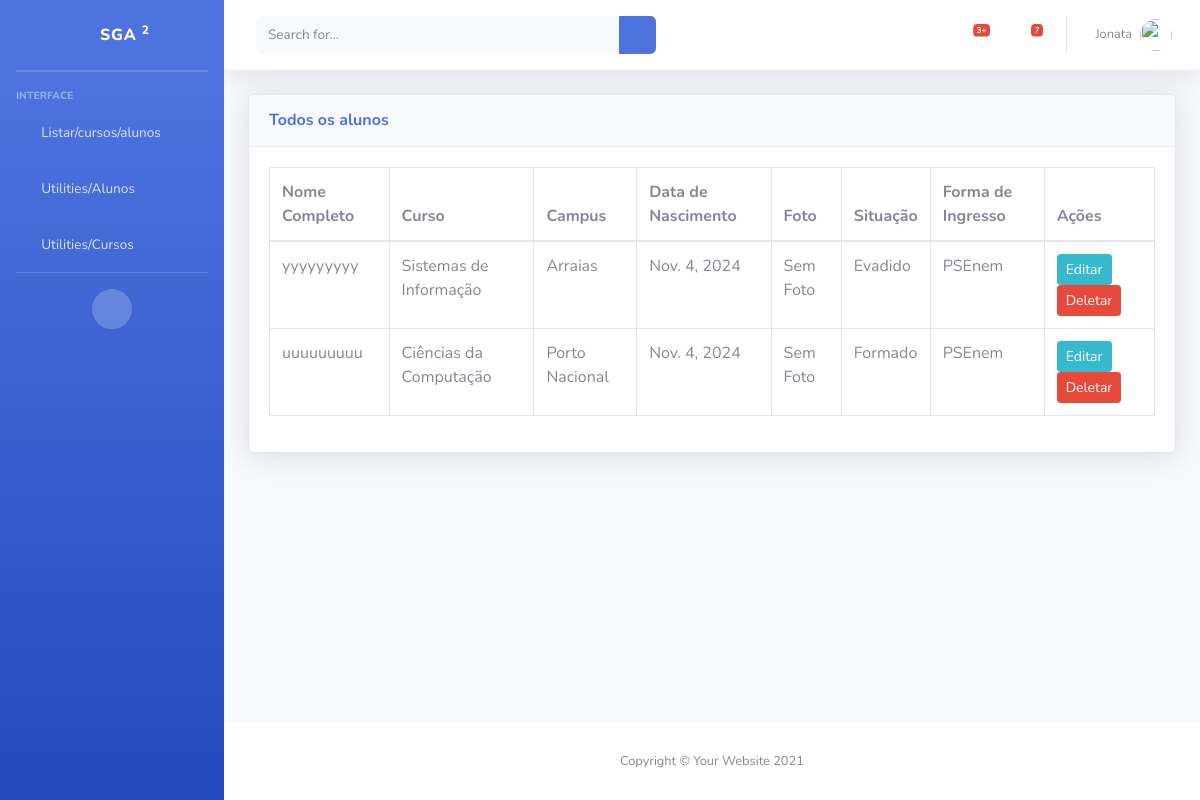
Page /alunos/ on the earlier database version.
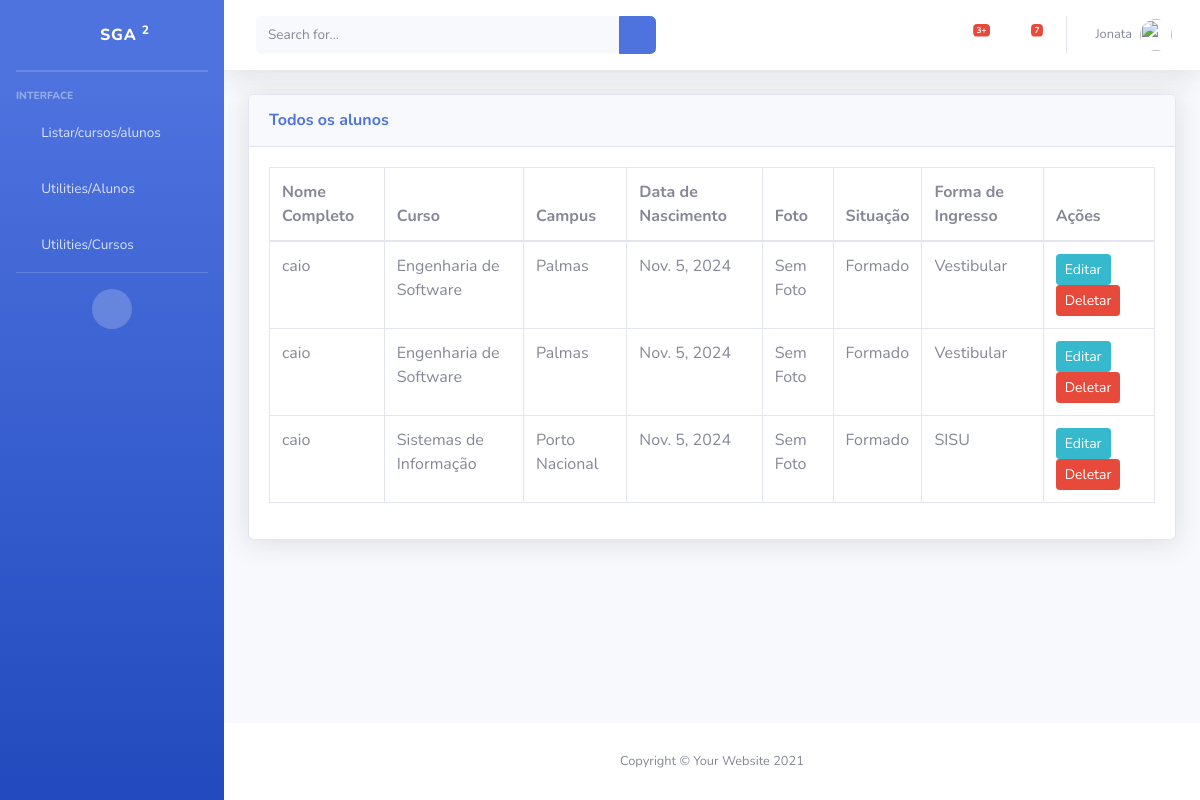
Same page on the later database version.
### fabrica/models.py (models this page shows, shortened)
class Aluno(models.Model):
    nome_completo = models.CharField(max_length=255)
    cpf = models.CharField(max_length=11, unique=True)
    matricula = models.CharField(max_length=10, unique=True, editable=False)
    curso = models.CharField(max_length=50, choices=CURSO_CHOICES)
    campus = models.CharField(max_length=20, choices=CAMPUS_CHOICES)
    data_nascimento = models.DateField()
    foto = models.ImageField(upload_to='alunos_fotos/', blank=True, null=True)
    situacao = models.CharField(max_length=20, choices=SITUACAO_CHOICES)
    forma_ingresso = models.CharField(max_length=20, choices=FORMA_INGRESSO_CHOICES)
    data_ingresso = models.DateField(default=date.today)

### fabrica/views.py (the view)
# urls.py: path('alunos/', views.lista_alunos, name='lista_alunos'),
def lista_alunos(request):
    alunos = Aluno.objects.all()  # Recupera todos os alunos do banco de dados
    return render(request, 'listas/listar_Alunos.html', {'alunos': alunos})

### templates/listas/listar_Alunos.html (shortened to what this page needs)
{% load static %}
<!DOCTYPE html>
<html lang="pt-br">
<head>
    <link href="{% static 'vendor/fontawesome-free/css/all.min.css' %}" rel="stylesheet" type="text/css">
    <link href="{% static 'css/sb-admin-2.min.css' %}" rel="stylesheet">
</head>
<body id="page-top">
    <div id="wrapper">
        <ul class="navbar-nav bg-gradient-primary sidebar sidebar-dark accordion" id="accordionSidebar">
            <a class="sidebar-brand d-flex align-items-center justify-content-center" href="{% url 'index' %}">
                <div class="sidebar-brand-icon rotate-n-15">
                    <i class="fas fa-laugh-wink"></i>
                </div>
                <div class="sidebar-brand-text mx-3"> SGA <sup>2</sup></div>
            </a>
            <hr class="sidebar-divider my-0">
            <hr class="sidebar-divider">
            <div class="sidebar-heading">
                Interface
            </div>
            <li class="nav-item">
                <a class="nav-link collapsed" href="#" data-toggle="collapse" data-target="#collapseTwo"
                    aria-expanded="true" aria-controls="collapseTwo">
                    <i class="fas fa-fw fa-cog"></i>
                    <span>Listar/cursos/alunos</span>
                </a>
            </li>
            <li class="nav-item">
                <a class="nav-link collapsed" href="#" data-toggle="collapse" data-target="#collapseUtilities"
                    aria-expanded="true" aria-controls="collapseUtilities">
                    <i class="fas fa-fw fa-wrench"></i>
                    <span>Utilities/Alunos</span>
                </a>
            </li>
            <li class="nav-item">
                <a class="nav-link collapsed" href="#" data-toggle="collapse" data-target="#collapseUtilities2"
                    aria-expanded="true" aria-controls="collapseUtilities2">
                    <i class="fas fa-fw fa-wrench"></i>
                    <span>Utilities/Cursos</span>
                </a>
            </li>
            <hr class="sidebar-divider d-none d-md-block">
            <div class="text-center d-none d-md-inline">
                <button class="rounded-circle border-0" id="sidebarToggle"></button>
            </div>
        </ul>
        <div id="content-wrapper" class="d-flex flex-column">
            <div id="content">
                <nav class="navbar navbar-expand navbar-light bg-white topbar mb-4 static-top shadow">
                    <form
                        class="d-none d-sm-inline-block form-inline mr-auto ml-md-3 my-2 my-md-0 mw-100 navbar-search">
                        <div class="input-group">
                            <input type="text" class="form-control bg-light border-0 small" placeholder="Search for..."
                                aria-label="Search" aria-describedby="basic-addon2">
                            <div class="input-group-append">
                                <button class="btn btn-primary" type="button">
                                    <i class="fas fa-search fa-sm"></i>
                                </button>
                            </div>
                        </div>
                    </form>
                    <ul class="navbar-nav ml-auto">
                        <li class="nav-item dropdown no-arrow mx-1">
                            <a class="nav-link dropdown-toggle" href="#" id="alertsDropdown" role="button"
                                data-toggle="dropdown" aria-haspopup="true" aria-expanded="false">
                                <i class="fas fa-bell fa-fw"></i>
                                <span class="badge badge-danger badge-counter">3+</span>
                            </a>
                        </li>
                        <li class="nav-item dropdown no-arrow mx-1">
                            <a class="nav-link dropdown-toggle" href="#" id="messagesDropdown" role="button"
                                data-toggle="dropdown" aria-haspopup="true" aria-expanded="false">
                                <i class="fas fa-envelope fa-fw"></i>
                                <span class="badge badge-danger badge-counter">7</span>
                            </a>
                        </li>
                        <li class="nav-item dropdown no-arrow">
                            <a class="nav-link dropdown-toggle" href="#" id="userDropdown" role="button"
                                data-toggle="dropdown" aria-haspopup="true" aria-expanded="false">
                                <span class="mr-2 d-none d-lg-inline text-gray-600 small">Jonata</span>
                                <img class="img-profile rounded-circle"
                                src="{% static 'img/undraw_profile.svg' %}">
                            </a>
                        </li>
                    </ul>
                </nav>
                <div class="container-fluid">
                    <div class="card shadow mb-4">
                        <div class="card-header py-3">
                          <h6 class="m-0 font-weight-bold text-primary">Todos os alunos</h6>
                        </div>
                        <div class="card-body">
                          <div class="table-responsive">
                            <table class="table table-bordered" id="dataTable" width="100%" cellspacing="0">
                              <thead>
                                <tr>
                                  <th>Nome Completo</th>
                                  <th>Curso</th>
                                  <th>Campus</th>
                                  <th>Data de Nascimento</th>
                                  <th>Foto</th>
                                  <th>Situação</th>
                                  <th>Forma de Ingresso</th>
                                  <th>Ações</th>
                                </tr>
                              </thead>
                              <tbody>
                                {% for aluno in alunos %}
                                  <tr>
                                    <td>{{ aluno.nome_completo }}</td>
                                    <td>{{ aluno.curso }}</td>
                                    <td>{{ aluno.campus }}</td>
                                    <td>{{ aluno.data_nascimento }}</td>
                                    <td>
                                      {% if aluno.foto %}
                                        <img src="{{ aluno.foto.url }}" alt="Foto do aluno" width="50">
                                      {% else %}
                                        <span>Sem Foto</span>
                                      {% endif %}
                                    </td>
                                    <td>{{ aluno.situacao }}</td>
                                    <td>{{ aluno.forma_ingresso }}</td>
                                    <td>
                                      <a href="#" class="btn btn-info btn-sm">Editar</a>
                                      <a href="#" class="btn btn-danger btn-sm">Deletar</a>
                                    </td>
                                  </tr>
                                {% endfor %}
                              </tbody>
                            </table>
                          </div>
                        </div>
                      </div>
                    <div class="row">
                    </div>
                </div>
            </div>
            <footer class="sticky-footer bg-white">
                <div class="container my-auto">
                    <div class="copyright text-center my-auto">
                        <span>Copyright &copy; Your Website 2021</span>
                    </div>
                </div>
            </footer>
        </div>
    </div>
</body>
</html>

Differences in the rows shown:
removed Aluno: nome_completo "yyyyyyyyy", curso "Sistemas de Informação", campus "Arraias", data_nascimento "Nov. 4, 2024", foto "Sem Foto", situacao "Evadido", forma_ingresso "PSEnem"
removed Aluno: nome_completo "uuuuuuuuu", curso "Ciências da Computação", campus "Porto Nacional", data_nascimento "Nov. 4, 2024", foto "Sem Foto", situacao "Formado", forma_ingresso "PSEnem"
added Aluno: nome_completo "caio", curso "Engenharia de Software", campus "Palmas", data_nascimento "Nov. 5, 2024", foto "Sem Foto", situacao "Formado", forma_ingresso "Vestibular"
added Aluno: nome_completo "caio", curso "Engenharia de Software", campus "Palmas", data_nascimento "Nov. 5, 2024", foto "Sem Foto", situacao "Formado", forma_ingresso "Vestibular"
added Aluno: nome_completo "caio", curso "Sistemas de Informação", campus "Porto Nacional", data_nascimento "Nov. 5, 2024", foto "Sem Foto", situacao "Formado", forma_ingresso "SISU"
